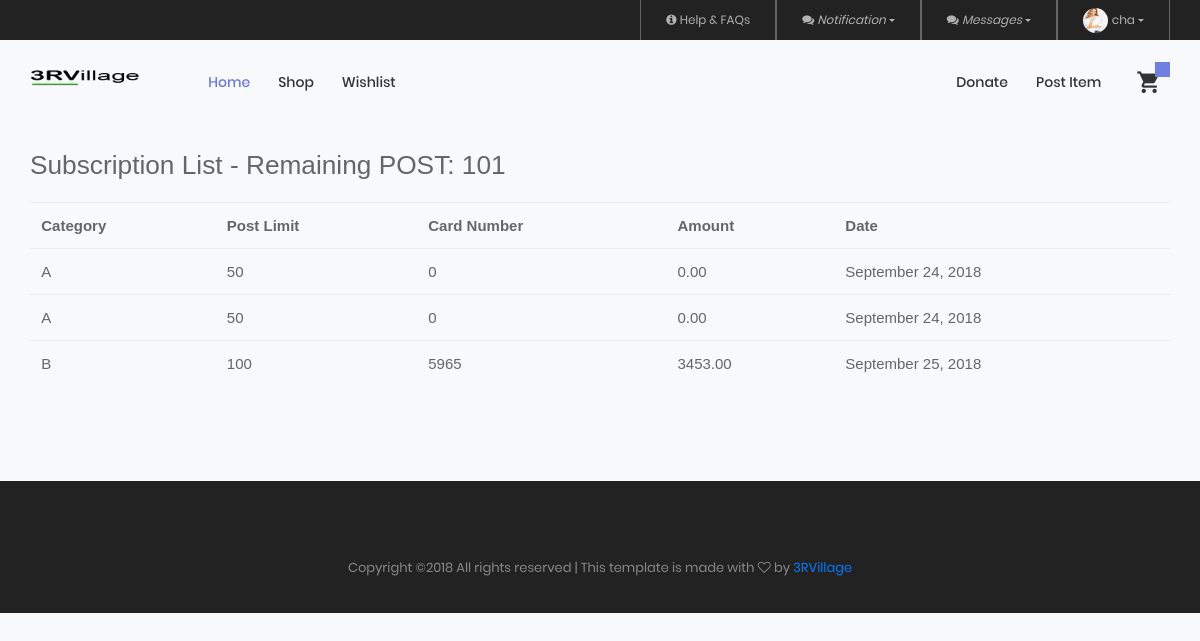
The app's page /subscriptionrecords.php (signed in) with its own data.
### tables this page shows
CREATE TABLE `account` (
  `accountid` int(11) NOT NULL,
  `firstname` varchar(50) NOT NULL,
  `lastname` varchar(50) NOT NULL,
  `username` varchar(50) NOT NULL,
  `password` varchar(50) NOT NULL,
  `email` varchar(50) NOT NULL,
  `userpic` varchar(255) NOT NULL DEFAULT 'profile_img.png',
  `contactno` varchar(20) NOT NULL,
  `status` int(11) NOT NULL DEFAULT '1'
);

CREATE TABLE `subscribed` (
  `subscribedID` int(11) NOT NULL,
  `userid` int(11) NOT NULL,
  `remaining` int(11) NOT NULL
);

CREATE TABLE `subscriptionhistory` (
  `subscriptionHistory` int(11) NOT NULL,
  `userid` int(11) NOT NULL,
  `subscriptiontype` int(11) NOT NULL,
  `oldRemain` bigint(20) NOT NULL,
  `newRemain` bigint(20) NOT NULL,
  `card_num` int(11) NOT NULL,
  `amount` decimal(11,2) NOT NULL,
  `transactionStamp` timestamp NOT NULL DEFAULT CURRENT_TIMESTAMP,
  `s_status` int(11) NOT NULL
);

CREATE TABLE `subscriptiontype` (
  `subscriptionID` int(11) NOT NULL,
  `subscriptionName` varchar(255) NOT NULL,
  `postLimit` int(11) NOT NULL
);

### public/subscriptionrecords.php (the view, shortened to what this page needs)
<?php
  include('connection.php');
?>
<!DOCTYPE html>
<html lang="en">
<head>
  <?php include('link.php');?>
  </head>
<body class="bg-light">
  <?php
      include('header.php');
      	$subscription = '';$remaining='';
		$sql3 = "SELECT * FROM subscriptionhistory a, subscriptiontype b, subscribed c WHERE a.subscriptiontype = b.subscriptionID and c.userid='$user_id' and a.userid = '$user_id'";
		$res3 = mysqli_query($conn, $sql3);
		while($row3 = mysqli_fetch_assoc($res3)){
			$remaining = $row3['remaining'];
			$subscription .= '<tr>
							<td>'.$row3['subscriptionName'].'</td>
							<td>'.$row3['postLimit'].'</td>
							<td>'.$row3['card_num'].'</td>
							<td>'.$row3['amount'].'</td>
							<td>'.date('F j, Y', strtotime($row3['transactionStamp'])).'</td>
							</tr>';
		}
   ?>
   <div class="container" style="margin-top: 110px;">
  	<div class="row">
  		<div class="col-md-12 ">
  		</div>
  		<div class="col-md-12">
        <h3 class="mb-4">Subscription List - Remaining POST: <?php echo $remaining; ?></h3>
  			<table class="table table-stripped">
  				<th>Category</th> <th>Post Limit</th><th>Card Number</th><th>Amount</th><th>Date</th>
          	<?php echo $subscription; ?>
          </table>
  		</div>
  	</div>
   </div>
    <?php
      include('footer.php');
    ?>
 </body>
</html>

### public/header.php (shortened to what this page needs)
<?php
include('connection.php');
   if(isset($_SESSION['user_id'])){
    $user_id = $_SESSION['user_id'];
   }
?>
	<header>
		<div class="container-menu-desktop">
			<div class="top-bar">
				<div class="content-topbar flex-sb-m h-full container">
					<div class="right-top-bar flex-w h-full">
						<a href="#" class="flex-c-m trans-04 p-lr-25">
							<span class="fa fa-info-circle">&nbsp;</span> Help & FAQs
						</a>
						<div class="dropdown show">
						  <a class="dropdown-toggle flex-c-m trans-04 p-lr-25" href="#" role="button" id="dropdownMenuLink" data-toggle="dropdown" aria-haspopup="true" aria-expanded="false">
						    <span class="fa fa-comments">&nbsp;</span><i id="count_notif"> Notification</i>
						  </a>
						</div>
						<div class="dropdown show">
						  <a class="dropdown-toggle flex-c-m trans-04 p-lr-25" href="#" role="button" id="dropdownMenuLink" data-toggle="dropdown" aria-haspopup="true" aria-expanded="false">
						    <span class="fa fa-comments">&nbsp;</span><i id="count_message"> Messages</i>
						  </a>
						</div>
						<div class="dropdown show">
						  <a class="dropdown-toggle flex-c-m trans-04 p-lr-25" href="#" role="button" id="dropdownMenuLink" data-toggle="dropdown" aria-haspopup="true" aria-expanded="false">
						    <?php
                $id = $_SESSION['user_id'];
                  $res = mysqli_query($conn, "SELECT * FROM account WHERE accountid = '$id'");
                  $row = mysqli_fetch_assoc($res);
               ?>
               <div>
               <img src="../images/<?php echo $row['userpic']  ?>" class="rounded-circle" width="25 " height="25">
               </div>
               <div class="ml-1">
               <p><?php echo $row['username'];
               ?></p>
               </div>
						  </a>
						</div>
					</div>
				</div>
			</div>
			<div class="wrap-menu-desktop">
				<nav class="limiter-menu-desktop container">
					<a href="home.php" class="logo">
						<img src="../images/icons/logo-33.png" alt="IMG-LOGO">
					</a>
					<div class="menu-desktop">
						<ul class="main-menu">
							<li class="active-menu">
								<a href="home.php">Home</a>
							</li>
							<li>
								<a href="#products">Shop</a>
							</li>
    					<li>
								<a href="wishlist.php">Wishlist</a>
							</li>
						</ul>
					</div>
					<div class="wrap-icon-header flex-w flex-r-m">
						<div class="menu-desktop">
              <ul class="main-menu">
                <li>
                  <a href="donate.php">Donate</a>
                </li>
                <li>
                   <a href="sell.php">Post Item</a>
                </li>
              </ul>
            </div>
						<div class="icon-header-item cl2 hov-cl1 trans-04 p-l-22 p-r-11 icon-header-noti js-show-cart">
							<i class="zmdi zmdi-shopping-cart"></i>
						</div>
					</div>
				</nav>
			</div>
		</div>
	</header>

### css/main.css (style rules this page uses)
.container { max-width: 1380px; }
@media (max-width: 1600px) { .container { max-width: 1200px; } }
.container-menu-desktop { height: auto; width: 100%; position: relative; -webkit-transition: all 0.3s; -o-transition: all 0.3s; -moz-transition: all 0.3s; transition: all 0.3s; }
.top-bar { height: 40px; background-color: #222; }
.right-top-bar a { font-family: Poppins-Regular; font-size: 12px; line-height: 1.8; height: 100%; color: #b2b2b2; border-right: 1px solid rgba(255,255,255,0.3); }
.right-top-bar a:first-child { border-left: 1px solid rgba(255,255,255,0.3); }
.wrap-menu-desktop { position: fixed; z-index: 1100; background-color: transparent; width: 100%; height: 84px; top: 40px; left: 0px; -webkit-transition: height 0.3s, background-color 0.3s; -o-transition: height 0.3s, background-color 0.3s; -moz-transition: height 0.3s, background-color 0.3s; transition: height 0.3s, background-color 0.3s; }
.limiter-menu-desktop { height: 100%; display: -webkit-box; display: -webkit-flex; display: -moz-box; display: -ms-flexbox; display: flex; align-items: center; background-color: transparent; }
.logo { display: -webkit-box; display: -webkit-flex; display: -moz-box; display: -ms-flexbox; display: flex; align-items: center; height: 65%; margin-right: 55px; }
.logo img { max-width: 100%; max-height: 100%; }
.menu-desktop { display: -webkit-box; display: -webkit-flex; display: -moz-box; display: -ms-flexbox; display: flex; align-items: center; height: 100%; }
.main-menu { list-style-type: none; margin: 0; display: -webkit-box; display: -webkit-flex; display: -moz-box; display: -ms-flexbox; display: flex; align-items: center; }
.main-menu > li { display: block; position: relative; padding: 20px 10px 20px 0px; margin: 0px 4px 0px 14px; }
.main-menu > li > a { font-family: Poppins-Medium; font-size: 14px; color: #333; padding: 5px 0px; transition: all 0.4s; -webkit-transition: all 0.4s; -o-transition: all 0.4s; -moz-transition: all 0.4s; }
.wrap-icon-header { flex-grow: 1; }
.icon-header-item { position: relative; font-size: 26px; line-height: 1; cursor: pointer; }
.icon-header-noti::after { content: attr(data-notify); font-family: Poppins-Regular; font-size: 12px; color: #fff; line-height: 15px; text-align: center; display: block; position: absolute; top: -7px; right: 0; min-width: 15px; height: 15px; padding: 0 3px; background-color: #717fe0; }
.main-menu > li.active-menu > a { color: #6c7ae0; }
.cl2 { color: #333; }

### public/header.php (style rules this page uses)
.container { max-width:1170px; margin:auto; }
img { max-width:100%; }

### records on screen
account: userpic (picture), username "cha"
subscribed: remaining "101"
subscriptionhistory: subscriptiontype.subscriptionName "A", subscriptiontype.postLimit "50", card_num "0", amount "0.00", transactionStamp "September 24, 2018"
subscriptionhistory: subscriptiontype.subscriptionName "A", subscriptiontype.postLimit "50", card_num "0", amount "0.00", transactionStamp "September 24, 2018"
subscriptionhistory: subscriptiontype.subscriptionName "B", subscriptiontype.postLimit "100", card_num "5965", amount "3453.00", transactionStamp "September 25, 2018"
